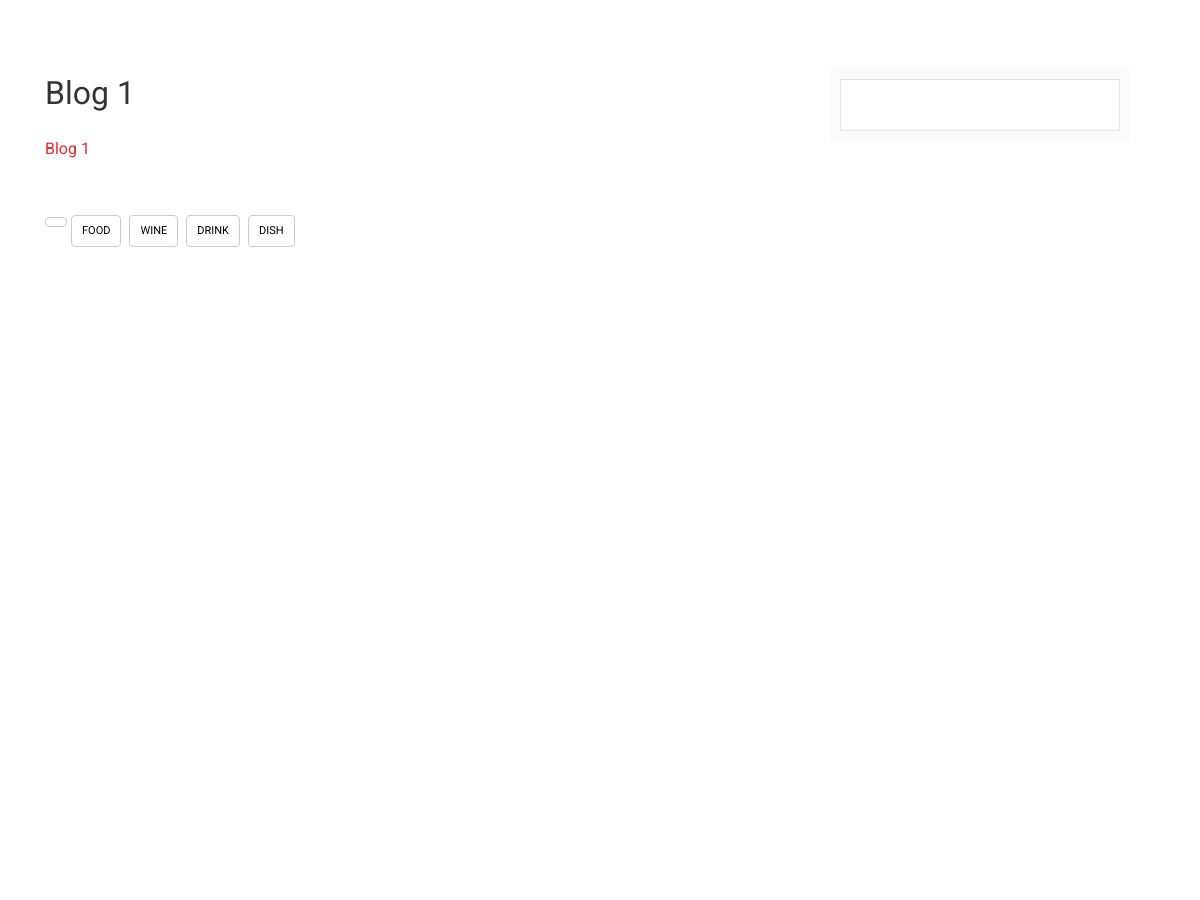
/blog/2/ (middle part), run on an earlier commit of the app's database.
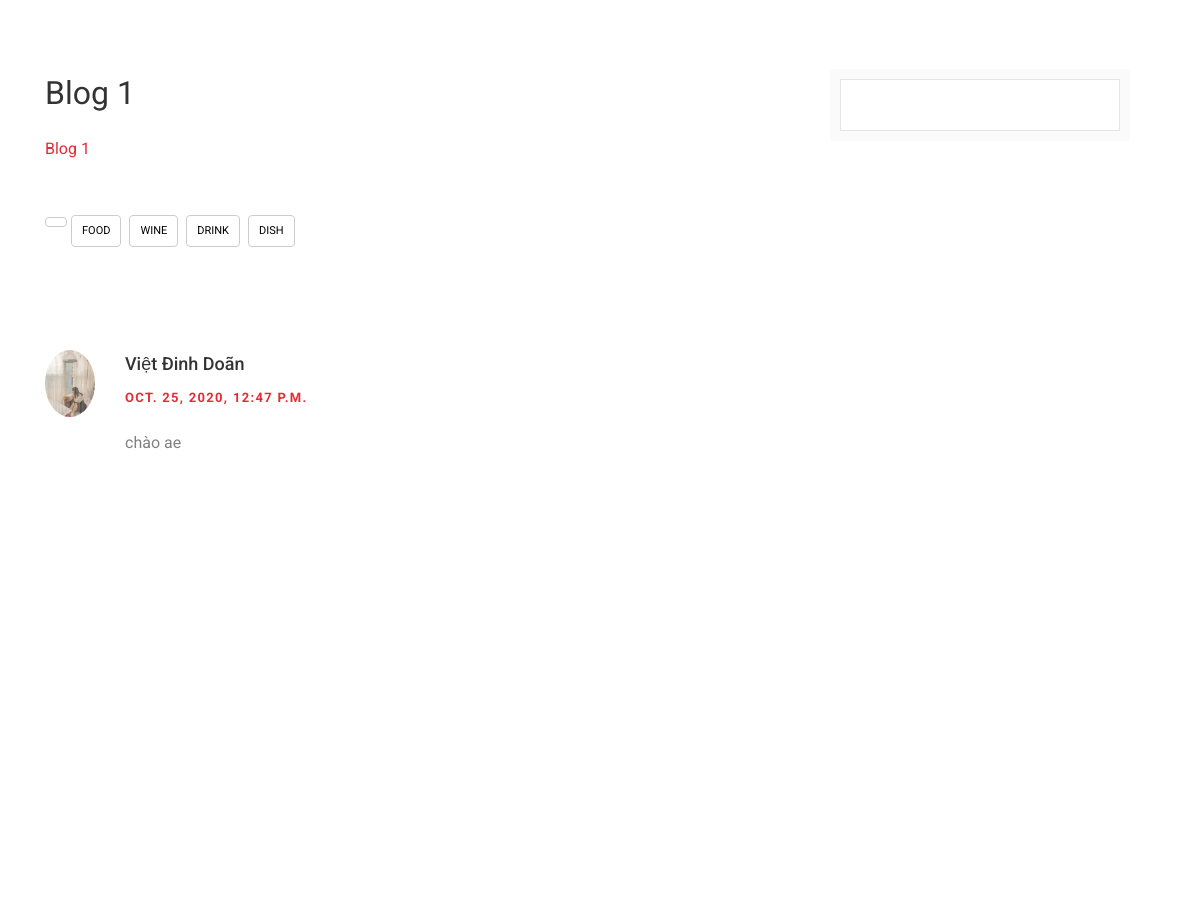
And on a later commit of the database.
### home/models.py (models this page shows)
class Comment(models.Model):
    post = models.ForeignKey(Blog, on_delete=models.CASCADE, related_name='comments')
    author = models.ForeignKey(User, on_delete=models.CASCADE)
    body = models.TextField()
    date = models.DateTimeField(auto_now_add=True)

class User(models.Model):
    usernameUser =models.CharField(max_length=100, unique=True)
    passwordUser = models.CharField(max_length=100)
    fullnameUser = models.CharField(max_length=100)
    dobUser = models.DateField()
    emailUser = models.CharField(max_length=100)
    addressUSer = models.CharField(max_length=100)
    phoneUser = models.CharField(max_length=12)
    avatarUser = models.ImageField(upload_to='images/users/')
    statusUser = models.BooleanField(default=True)
    def __str__(self):
        return self.fullnameUser

### home/views.py (the view)
# urls.py: path('blog/<int:pk>/', views.post, name='post'),
def post(request, pk):
    if (request.session.get('idUser') != None and request.session.get('idUser') != ''):
        idUser = request.session.get('idUser')
        post = get_object_or_404(Blog, pk=pk)
        form = CommentForm()
        if request.method == "POST":
            form = CommentForm(request.POST, author=User.objects.get(id=idUser), post=post)
            if form.is_valid():
                form.save()
                return HttpResponseRedirect(request.path)
        return render(request, "pages/blogsingle.html", {
            'user': User.objects.get(id=idUser),
            "post": post,
            "form": form,
            'BlogSingle': Blog.objects.get(id=pk)})
    else:
        post = get_object_or_404(Blog, pk=pk)
        form = CommentForm()
        if request.method == "POST":
            form = CommentForm(request.POST, author=User.objects.get(id=idUser), post=post)
            if form.is_valid():
                form.save()
                return HttpResponseRedirect(request.path)
        return render(request, "pages/blogsingle.html", {
            'user': None,
            "post": post,
            "form": form,
            'BlogSingle': Blog.objects.get(id=pk)})

### home/forms.py (shortened to what this page needs)
class CommentForm (forms.ModelForm):
    def __init__(self, *args, **kwargs):
        self.author = kwargs.pop('author', None)
        self.post = kwargs.pop('post', None)
        super().__init__(*args, **kwargs)
    class Meta:
        model = Comment
        fields = ["body"]

### home/templates/pages/blogsingle.html (shortened to what this page needs)
{% extends "pages/base.html" %}
{% load static %}
{% block content %}
<section class="hero-wrap hero-wrap-2" style="background-image: url({% static 'images/bg_5.jpg'%});" data-stellar-background-ratio="0.5">
  <div class="container">
    <div class="row no-gutters slider-text align-items-end justify-content-center">
      <div class="col-md-9 ftco-animate text-center mb-5">
        <p class="breadcrumbs"> <span class="mr-2"> <a href="/blog"> </span> </p>
      </div>
    </div>
  </div>
</section>
<section class="ftco-section ">
 <div class="container ">
  <div class="row ">
    <div class="col-lg-8 ftco-animate ">
      <h2 class="mb-3 ">{{BlogSingle.nameBlog}}</h2>
      <p>
        {{BlogSingle.contentBlog}}
      </p>
      <div class="tag-widget post-tag-container mb-5 mt-5 ">
        <div class="tagcloud ">
          <a href="# " class="tag-cloud-link ">Food</a>
          <a href="# " class="tag-cloud-link ">Wine</a>
          <a href="# " class="tag-cloud-link ">Drink</a>
          <a href="# " class="tag-cloud-link ">Dish</a>
        </div>
      </div>
      <div class="pt-5 mt-5 ">
        <ul class="comment-list">
          {% for comment in post.comments.all %}
          <li class="comment">
            <div class="vcard bio">
              <img src="{{comment.author.avatarUser.url}}" alt="Image placeholder">
            </div>
            <div class="comment-body">
              <h3>{{comment.author}}</h3>
              <div class="meta mb-2">{{comment.date}}</div>
              <p>{{comment.body|linebreaks}}</p>
            </div>
          </li>
          {% endfor %}
        </ul>
      </div>
    </div>
    <div class="col-lg-4 sidebar ftco-animate ">
      <div class="sidebar-box ">
        <form action="# " class="search-form ">
          <div class="form-group ">
            <input type="text " class="form-control " placeholder="Type a keyword and hit enter ">
          </div>
        </form>
      </div>
</div>
</div>
</div>
</section>
{%endblock%}

What changed in the data, as far as the page shows it:
added Comment: author.avatarUser (picture), author "Việt Đinh Doãn", date "OCT. 25, 2020, 12:47 P.M.", body "chào ae"
